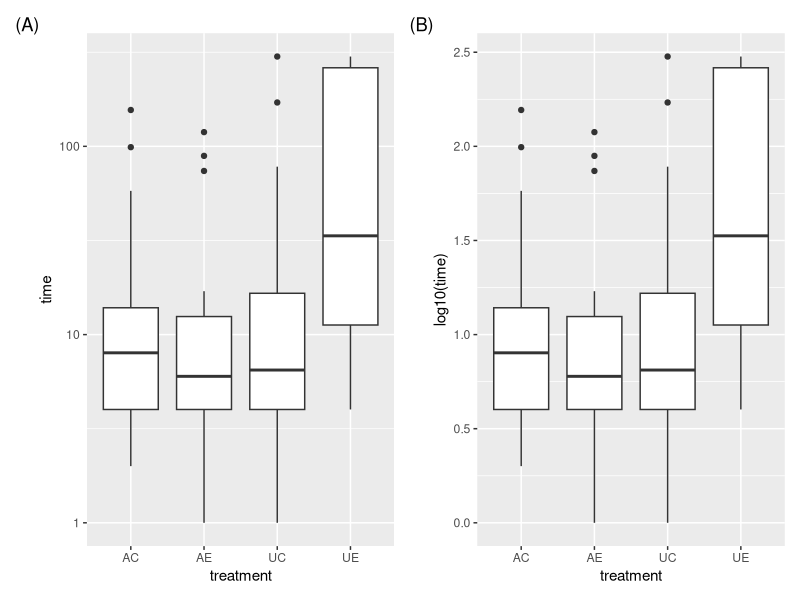
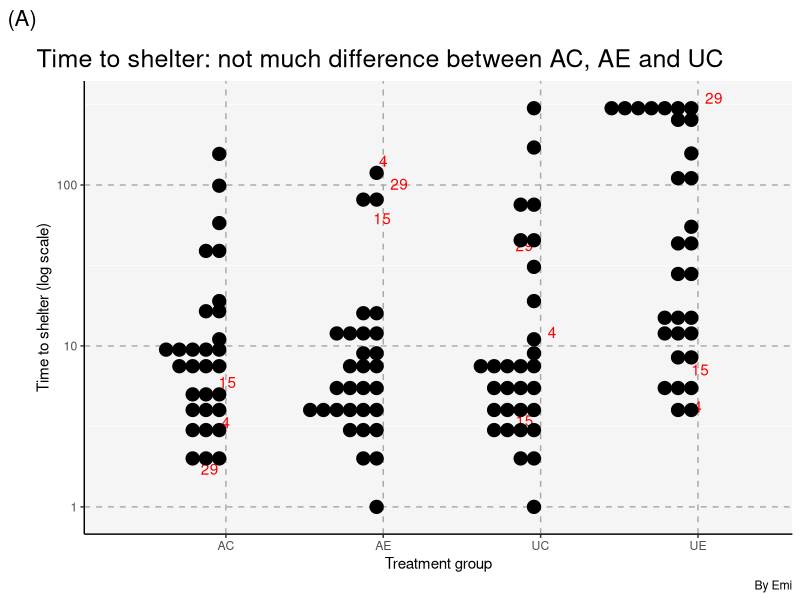
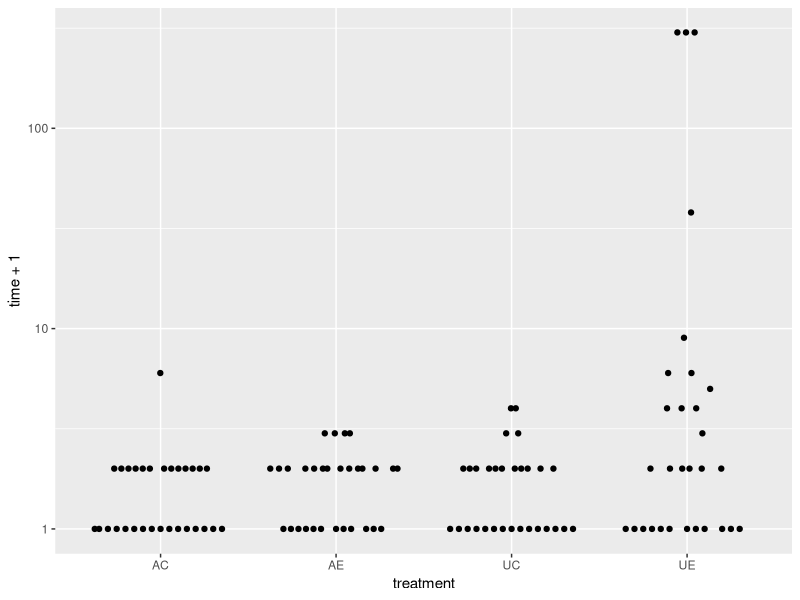
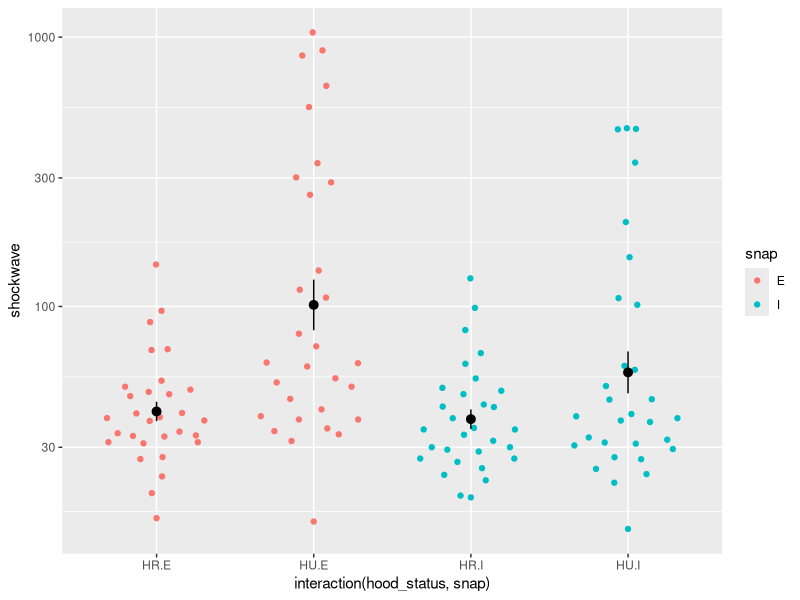

These charts were generated, in order, by the following R code:
## ---- chunk 1
#| warning: false
library(tidyverse)
library(readxl) # for importing excel files
library(patchwork) # combining plots
## ---- chunk 2
#| code-fold: true
data <- read_xlsx("data/kingston-data.xlsx", sheet = "A", skip = 1)
glimpse(data)

data
## ---- chunk 3
#| code-fold: true
tidy_data <- data %>% 
  pivot_longer(cols = -Animal,
               names_to = "treatment",
               values_to = "time") %>% 
  separate(treatment, sep = "[(]", into = c("treatment_full", "treatment")) %>% 
  mutate(treatment = str_replace(treatment, "[)]", ""),
         treatment_full = str_trim(treatment_full))
## ---- chunk 4
#| include: false
#| warning: false
#| message: false

# this is for demonstration of the differences in log scale using scale_y_log10 vs log10(time)

g1 <- ggplot(tidy_data, aes(treatment, time)) +
  geom_boxplot() +
  scale_y_log10() +
  labs(tag = "(A)")


g2 <- ggplot(tidy_data, aes(treatment, log10(time))) +
  geom_boxplot() +
  labs(tag = "(B)")

g1 + g2

## ---- chunk 5
#| echo: false
#| warning: false
#| fig-height: 5
#| fig-cap: "This figure shows the time to shelter across treatment groups."
ggplot(data = tidy_data, 
       mapping = aes(x = treatment,
                     y = time)) +
  #geom_boxplot() +
  #ggbeeswarm::geom_quasirandom(aes(color = Animal %in% c(4, 29, 15))) +
  ggrepel::geom_text_repel(aes(label = Animal),
                           color = "red",
                           data = ~filter(., 
                                          Animal %in% c(4, 29, 15))) +
  #ggrepel::geom_text_repel(aes(label = Animal),
  #                         data = ~filter(.,
  #                                        treatment == "AE",
  #                                        time > 50)) +
  geom_dotplot(binaxis = "y", stackdir = "down") +
  scale_y_log10() +
  guides(color = "none") + 
  scale_color_manual(values = c("black", "red")) +
  theme(plot.background = element_rect(fill = "white"),
        panel.background = element_rect(fill = "whitesmoke"),
        axis.line = element_line(color = "black"),
        panel.grid.major = element_line(color = "darkgrey",
                                        linetype = "dashed"),
        plot.title = element_text(size = 18),
        plot.title.position = "plot",
        plot.tag = element_text(size = 16,
                                margin = margin(b = 15))) +
  labs(x = "Treatment group",
       y = "Time to shelter (log scale)",
       title = "Time to shelter: not much difference between AC, AE and UC",
       caption = "By Emi",
       tag = "(A)")
## ---- chunk 6
upright <- read_xlsx("data/kingston-data.xlsx", sheet = "B", skip = 1) %>% 
  pivot_longer(cols = -Animal,
               names_to = "treatment",
               values_to = "time") %>% 
  separate(treatment, sep = "[(]", 
           into = c("treatment_full", "treatment")) %>% 
  mutate(treatment = str_replace(treatment, "[)]", ""))

glimpse(upright)
## ---- chunk 7
ggplot(upright, aes(treatment, time + 1)) +
  ggbeeswarm::geom_quasirandom() +
  scale_y_log10()
## ---- chunk 8
m1 <- lm(time ~ treatment, data = upright)
anova(m1)

m2 <- lm(time ~ treatment, data = filter(upright, time < 100))
anova(m2)
## ---- chunk 9
data <- read_xlsx("data/kingston-data.xlsx",
                  sheet = "C",
                  skip = 2) %>% 
  select(Animal = `Animal...1`,
         HU_ES1 = `External Snap 1...2`,
         HU_ES2 = `External Snap 2...3`,
         HU_ES3 = `External Snap 3...4`,
         HU_IS1 = `Internal Snap 1...5`,
         HU_IS2 = `Internal Snap 2...6`,
         HU_IS3 = `Internal Snap 3...7`,
         HR_ES1 = `External Snap 1...10`,
         HR_ES2 = `External Snap 2...11`,
         HR_ES3 = `External Snap 3...12`,
         HR_IS1 = `Internal Snap 1...13`,
         HR_IS2 = `Internal Snap 2...14`,
         HR_IS3 = `Internal Snap 3...15`) %>% 
  pivot_longer(cols = -Animal,
               names_to = "treatment",
               values_to = "shockwave") %>% 
  separate(treatment, into = c("hood_status", "snap"), sep = "_") %>% 
  separate(snap, into = c("snap", "replicate"), sep = "S")

glimpse(data)
data
## ---- chunk 10
fit <- lm(shockwave ~ snap*hood_status, data = data)

anova(fit)
## ---- chunk 11
ggplot(data, aes(interaction(hood_status, snap), shockwave)) +
  ggbeeswarm::geom_quasirandom(aes(color = snap)) +
  stat_summary() +
  scale_y_log10()
